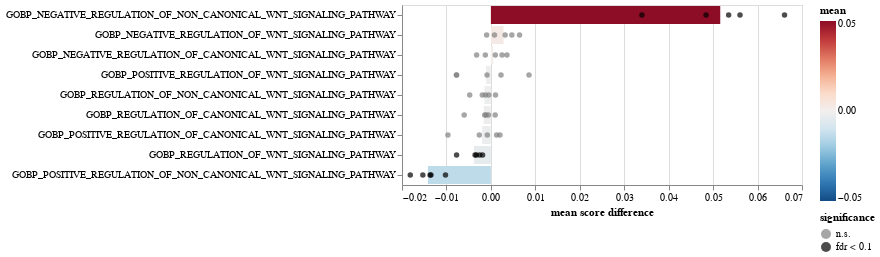

Write notebook code for a chart like this one.
### Code cell
tmp_res = res.loc[lambda x: x["variable"].isin(selected_wnt_pathways)].pipe(
    sh.util.fdr_correction
)
ch = sh.pairwise.plot_paired_fc(
    pb_pw2,
    groupby="cell_type",
    paired_by="patient",
    metric="diff",
    var_names=selected_wnt_pathways,
    de_res_df=tmp_res,
    pvalue_col="fdr",
    var_col="variable",
    swap_axes=True,
)
ch.save(f"{artifact_dir}/gobp_wnt_healthy_vs_malignant_barchart.svg")
ch.display()

### Figure 1 — Vega-Lite specification as saved in the notebook (floating-point values rounded to 4 significant figures)
{"config": {"view": {"continuousWidth": 400, "continuousHeight": 300}}, "layer": [{"data": {"name": "data-77372bf2550b929ea3ced93271cb4aab"}, "mark": "bar", "encoding": {"color": {"field": "mean", "scale": {"domain": [-0.0516, 0.0516], "reverse": true, "scheme": "redblue"}, "type": "quantitative"}, "x": {"field": "mean", "type": "quantitative"}, "y": {"field": "variable", "sort": ["GOBP_NEGATIVE_REGULATION_OF_NON_CANONICAL_WNT_SIGNALING_PATHWAY", "GOBP_NEGATIVE_REGULATION_OF_WNT_SIGNALING_PATHWAY", "GOBP_NEGATIVE_REGULATION_OF_CANONICAL_WNT_SIGNALING_PATHWAY", "GOBP_POSITIVE_REGULATION_OF_WNT_SIGNALING_PATHWAY", "GOBP_REGULATION_OF_NON_CANONICAL_WNT_SIGNALING_PATHWAY", "GOBP_REGULATION_OF_CANONICAL_WNT_SIGNALING_PATHWAY", "GOBP_POSITIVE_REGULATION_OF_CANONICAL_WNT_SIGNALING_PATHWAY", "GOBP_REGULATION_OF_WNT_SIGNALING_PATHWAY", "GOBP_POSITIVE_REGULATION_OF_NON_CANONICAL_WNT_SIGNALING_PATHWAY"], "type": "nominal"}}}, {"data": {"name": "data-09d9bbdddd39d43df2c0f9649fde8b12"}, "mark": "circle", "encoding": {"color": {"field": "significance", "scale": {"domain": ["n.s.", "fdr < 0.1"], "range": ["grey", "black"]}, "type": "nominal"}, "x": {"field": "value", "title": "mean score difference", "type": "quantitative"}, "y": {"axis": {"labelLimit": 500, "title": ""}, "field": "variable", "sort": ["GOBP_NEGATIVE_REGULATION_OF_NON_CANONICAL_WNT_SIGNALING_PATHWAY", "GOBP_NEGATIVE_REGULATION_OF_WNT_SIGNALING_PATHWAY", "GOBP_NEGATIVE_REGULATION_OF_CANONICAL_WNT_SIGNALING_PATHWAY", "GOBP_POSITIVE_REGULATION_OF_WNT_SIGNALING_PATHWAY", "GOBP_REGULATION_OF_NON_CANONICAL_WNT_SIGNALING_PATHWAY", "GOBP_REGULATION_OF_CANONICAL_WNT_SIGNALING_PATHWAY", "GOBP_POSITIVE_REGULATION_OF_CANONICAL_WNT_SIGNALING_PATHWAY", "GOBP_REGULATION_OF_WNT_SIGNALING_PATHWAY", "GOBP_POSITIVE_REGULATION_OF_NON_CANONICAL_WNT_SIGNALING_PATHWAY"], "type": "nominal"}}}], "$schema": "https://vega.github.io/schema/vega-lite/v4.17.0.json", "datasets": {"data-77372bf2550b929ea3ced93271cb4aab": [{"variable": "GOBP_NEGATIVE_REGULATION_OF_CANONICAL_WNT_SIGNALING_PATHWAY", "mean": 0.0005308}, {"variable": "GOBP_NEGATIVE_REGULATION_OF_NON_CANONICAL_WNT_SIGNALING_PATHWAY", "mean": 0.0516}, {"variable": "GOBP_NEGATIVE_REGULATION_OF_WNT_SIGNALING_PATHWAY", "mean": 0.002844}, {"variable": "GOBP_POSITIVE_REGULATION_OF_CANONICAL_WNT_SIGNALING_PATHWAY", "mean": -0.001949}, {"variable": "GOBP_POSITIVE_REGULATION_OF_NON_CANONICAL_WNT_SIGNALING_PATHWAY", "mean": -0.01417}, {"variable": "GOBP_POSITIVE_REGULATION_OF_WNT_SIGNALING_PATHWAY", "mean": -0.001097}, {"variable": "GOBP_REGULATION_OF_CANONICAL_WNT_SIGNALING_PATHWAY", "mean": -0.001619}, {"variable": "GOBP_REGULATION_OF_NON_CANONICAL_WNT_SIGNALING_PATHWAY", "mean": -0.001474}, {"variable": "GOBP_REGULATION_OF_WNT_SIGNALING_PATHWAY", "mean": -0.003781}], "data-09d9bbdddd39d43df2c0f9649fde8b12": [{"patient": "P1", "variable": "GOBP_NEGATIVE_REGULATION_OF_CANONICAL_WNT_SIGNALING_PATHWAY", "value": -0.001251, "mean": 0.0005308, "coef": -0.0005308, "intercept": -0.00978, "pvalue": 0.6907, "group": "HCL", "fdr": 0.742, "significance": "n.s."}, {"patient": "P2", "variable": "GOBP_NEGATIVE_REGULATION_OF_CANONICAL_WNT_SIGNALING_PATHWAY", "value": 0.0009927, "mean": 0.0005308, "coef": -0.0005308, "intercept": -0.00978, "pvalue": 0.6907, "group": "HCL", "fdr": 0.742, "significance": "n.s."}, {"patient": "P4", "variable": "GOBP_NEGATIVE_REGULATION_OF_CANONICAL_WNT_SIGNALING_PATHWAY", "value": 0.002511, "mean": 0.0005308, "coef": -0.0005308, "intercept": -0.00978, "pvalue": 0.6907, "group": "HCL", "fdr": 0.742, "significance": "n.s."}, {"patient": "P5", "variable": "GOBP_NEGATIVE_REGULATION_OF_CANONICAL_WNT_SIGNALING_PATHWAY", "value": 0.003609, "mean": 0.0005308, "coef": -0.0005308, "intercept": -0.00978, "pvalue": 0.6907, "group": "HCL", "fdr": 0.742, "significance": "n.s."}, {"patient": "P6", "variable": "GOBP_NEGATIVE_REGULATION_OF_CANONICAL_WNT_SIGNALING_PATHWAY", "value": -0.003208, "mean": 0.0005308, "coef": -0.0005308, "intercept": -0.00978, "pvalue": 0.6907, "group": "HCL", "fdr": 0.742, "significance": "n.s."}, {"patient": "P1", "variable": "GOBP_NEGATIVE_REGULATION_OF_NON_CANONICAL_WNT_SIGNALING_PATHWAY", "value": 0.06607, "mean": 0.0516, "coef": -0.0516, "intercept": 0.07294, "pvalue": 0.0006044, "group": "HCL", "fdr": 0.00272, "significance": "fdr < 0.1"}, {"patient": "P2", "variable": "GOBP_NEGATIVE_REGULATION_OF_NON_CANONICAL_WNT_SIGNALING_PATHWAY", "value": 0.03399, "mean": 0.0516, "coef": -0.0516, "intercept": 0.07294, "pvalue": 0.0006044, "group": "HCL", "fdr": 0.00272, "significance": "fdr < 0.1"}, {"patient": "P4", "variable": "GOBP_NEGATIVE_REGULATION_OF_NON_CANONICAL_WNT_SIGNALING_PATHWAY", "value": 0.04841, "mean": 0.0516, "coef": -0.0516, "intercept": 0.07294, "pvalue": 0.0006044, "group": "HCL", "fdr": 0.00272, "significance": "fdr < 0.1"}, {"patient": "P5", "variable": "GOBP_NEGATIVE_REGULATION_OF_NON_CANONICAL_WNT_SIGNALING_PATHWAY", "value": 0.0535, "mean": 0.0516, "coef": -0.0516, "intercept": 0.07294, "pvalue": 0.0006044, "group": "HCL", "fdr": 0.00272, "significance": "fdr < 0.1"}, {"patient": "P6", "variable": "GOBP_NEGATIVE_REGULATION_OF_NON_CANONICAL_WNT_SIGNALING_PATHWAY", "value": 0.05605, "mean": 0.0516, "coef": -0.0516, "intercept": 0.07294, "pvalue": 0.0006044, "group": "HCL", "fdr": 0.00272, "significance": "fdr < 0.1"}, {"patient": "P1", "variable": "GOBP_NEGATIVE_REGULATION_OF_WNT_SIGNALING_PATHWAY", "value": -0.0009581, "mean": 0.002844, "coef": -0.002844, "intercept": -0.00997, "pvalue": 0.09876, "group": "HCL", "fdr": 0.2222, "significance": "n.s."}, {"patient": "P2", "variable": "GOBP_NEGATIVE_REGULATION_OF_WNT_SIGNALING_PATHWAY", "value": 0.0008079, "mean": 0.002844, "coef": -0.002844, "intercept": -0.00997, "pvalue": 0.09876, "group": "HCL", "fdr": 0.2222, "significance": "n.s."}, {"patient": "P4", "variable": "GOBP_NEGATIVE_REGULATION_OF_WNT_SIGNALING_PATHWAY", "value": 0.004715, "mean": 0.002844, "coef": -0.002844, "intercept": -0.00997, "pvalue": 0.09876, "group": "HCL", "fdr": 0.2222, "significance": "n.s."}, {"patient": "P5", "variable": "GOBP_NEGATIVE_REGULATION_OF_WNT_SIGNALING_PATHWAY", "value": 0.006448, "mean": 0.002844, "coef": -0.002844, "intercept": -0.00997, "pvalue": 0.09876, "group": "HCL", "fdr": 0.2222, "significance": "n.s."}, {"patient": "P6", "variable": "GOBP_NEGATIVE_REGULATION_OF_WNT_SIGNALING_PATHWAY", "value": 0.003206, "mean": 0.002844, "coef": -0.002844, "intercept": -0.00997, "pvalue": 0.09876, "group": "HCL", "fdr": 0.2222, "significance": "n.s."}, {"patient": "P1", "variable": "GOBP_POSITIVE_REGULATION_OF_CANONICAL_WNT_SIGNALING_PATHWAY", "value": 0.002039, "mean": -0.001949, "coef": 0.001949, "intercept": 0.02708, "pvalue": 0.4047, "group": "HCL", "fdr": 0.5203, "significance": "n.s."}, {"patient": "P2", "variable": "GOBP_POSITIVE_REGULATION_OF_CANONICAL_WNT_SIGNALING_PATHWAY", "value": -0.009665, "mean": -0.001949, "coef": 0.001949, "intercept": 0.02708, "pvalue": 0.4047, "group": "HCL", "fdr": 0.5203, "significance": "n.s."}, {"patient": "P4", "variable": "GOBP_POSITIVE_REGULATION_OF_CANONICAL_WNT_SIGNALING_PATHWAY", "value": 0.001286, "mean": -0.001949, "coef": 0.001949, "intercept": 0.02708, "pvalue": 0.4047, "group": "HCL", "fdr": 0.5203, "significance": "n.s."}, {"patient": "P5", "variable": "GOBP_POSITIVE_REGULATION_OF_CANONICAL_WNT_SIGNALING_PATHWAY", "value": -0.0008014, "mean": -0.001949, "coef": 0.001949, "intercept": 0.02708, "pvalue": 0.4047, "group": "HCL", "fdr": 0.5203, "significance": "n.s."}, {"patient": "P6", "variable": "GOBP_POSITIVE_REGULATION_OF_CANONICAL_WNT_SIGNALING_PATHWAY", "value": -0.002602, "mean": -0.001949, "coef": 0.001949, "intercept": 0.02708, "pvalue": 0.4047, "group": "HCL", "fdr": 0.5203, "significance": "n.s."}, {"patient": "P1", "variable": "GOBP_POSITIVE_REGULATION_OF_NON_CANONICAL_WNT_SIGNALING_PATHWAY", "value": -0.01814, "mean": -0.01417, "coef": 0.01417, "intercept": -0.02162, "pvalue": 0.0003926, "group": "HCL", "fdr": 0.00272, "significance": "fdr < 0.1"}, {"patient": "P2", "variable": "GOBP_POSITIVE_REGULATION_OF_NON_CANONICAL_WNT_SIGNALING_PATHWAY", "value": -0.01022, "mean": -0.01417, "coef": 0.01417, "intercept": -0.02162, "pvalue": 0.0003926, "group": "HCL", "fdr": 0.00272, "significance": "fdr < 0.1"}, {"patient": "P4", "variable": "GOBP_POSITIVE_REGULATION_OF_NON_CANONICAL_WNT_SIGNALING_PATHWAY", "value": -0.01349, "mean": -0.01417, "coef": 0.01417, "intercept": -0.02162, "pvalue": 0.0003926, "group": "HCL", "fdr": 0.00272, "significance": "fdr < 0.1"}, {"patient": "P5", "variable": "GOBP_POSITIVE_REGULATION_OF_NON_CANONICAL_WNT_SIGNALING_PATHWAY", "value": -0.01368, "mean": -0.01417, "coef": 0.01417, "intercept": -0.02162, "pvalue": 0.0003926, "group": "HCL", "fdr": 0.00272, "significance": "fdr < 0.1"}, {"patient": "P6", "variable": "GOBP_POSITIVE_REGULATION_OF_NON_CANONICAL_WNT_SIGNALING_PATHWAY", "value": -0.01531, "mean": -0.01417, "coef": 0.01417, "intercept": -0.02162, "pvalue": 0.0003926, "group": "HCL", "fdr": 0.00272, "significance": "fdr < 0.1"}, {"patient": "P1", "variable": "GOBP_POSITIVE_REGULATION_OF_WNT_SIGNALING_PATHWAY", "value": 0.008574, "mean": -0.001097, "coef": 0.001097, "intercept": 0.01622, "pvalue": 0.742, "group": "HCL", "fdr": 0.742, "significance": "n.s."}, {"patient": "P2", "variable": "GOBP_POSITIVE_REGULATION_OF_WNT_SIGNALING_PATHWAY", "value": -0.007765, "mean": -0.001097, "coef": 0.001097, "intercept": 0.01622, "pvalue": 0.742, "group": "HCL", "fdr": 0.742, "significance": "n.s."}, {"patient": "P4", "variable": "GOBP_POSITIVE_REGULATION_OF_WNT_SIGNALING_PATHWAY", "value": -0.000866, "mean": -0.001097, "coef": 0.001097, "intercept": 0.01622, "pvalue": 0.742, "group": "HCL", "fdr": 0.742, "significance": "n.s."}, {"patient": "P5", "variable": "GOBP_POSITIVE_REGULATION_OF_WNT_SIGNALING_PATHWAY", "value": -0.007705, "mean": -0.001097, "coef": 0.001097, "intercept": 0.01622, "pvalue": 0.742, "group": "HCL", "fdr": 0.742, "significance": "n.s."}, {"patient": "P6", "variable": "GOBP_POSITIVE_REGULATION_OF_WNT_SIGNALING_PATHWAY", "value": 0.002278, "mean": -0.001097, "coef": 0.001097, "intercept": 0.01622, "pvalue": 0.742, "group": "HCL", "fdr": 0.742, "significance": "n.s."}, {"patient": "P1", "variable": "GOBP_REGULATION_OF_CANONICAL_WNT_SIGNALING_PATHWAY", "value": -0.001096, "mean": -0.001619, "coef": 0.001619, "intercept": 0.001789, "pvalue": 0.2383, "group": "HCL", "fdr": 0.3574, "significance": "n.s."}, {"patient": "P2", "variable": "GOBP_REGULATION_OF_CANONICAL_WNT_SIGNALING_PATHWAY", "value": -0.006006, "mean": -0.001619, "coef": 0.001619, "intercept": 0.001789, "pvalue": 0.2383, "group": "HCL", "fdr": 0.3574, "significance": "n.s."}, {"patient": "P4", "variable": "GOBP_REGULATION_OF_CANONICAL_WNT_SIGNALING_PATHWAY", "value": -0.0005617, "mean": -0.001619, "coef": 0.001619, "intercept": 0.001789, "pvalue": 0.2383, "group": "HCL", "fdr": 0.3574, "significance": "n.s."}, {"patient": "P5", "variable": "GOBP_REGULATION_OF_CANONICAL_WNT_SIGNALING_PATHWAY", "value": 0.0009596, "mean": -0.001619, "coef": 0.001619, "intercept": 0.001789, "pvalue": 0.2383, "group": "HCL", "fdr": 0.3574, "significance": "n.s."}, {"patient": "P6", "variable": "GOBP_REGULATION_OF_CANONICAL_WNT_SIGNALING_PATHWAY", "value": -0.001392, "mean": -0.001619, "coef": 0.001619, "intercept": 0.001789, "pvalue": 0.2383, "group": "HCL", "fdr": 0.3574, "significance": "n.s."}, {"patient": "P1", "variable": "GOBP_REGULATION_OF_NON_CANONICAL_WNT_SIGNALING_PATHWAY", "value": -0.004766, "mean": -0.001474, "coef": 0.001474, "intercept": 0.005399, "pvalue": 0.1995, "group": "HCL", "fdr": 0.3574, "significance": "n.s."}, {"patient": "P2", "variable": "GOBP_REGULATION_OF_NON_CANONICAL_WNT_SIGNALING_PATHWAY", "value": -0.0004802, "mean": -0.001474, "coef": 0.001474, "intercept": 0.005399, "pvalue": 0.1995, "group": "HCL", "fdr": 0.3574, "significance": "n.s."}, {"patient": "P4", "variable": "GOBP_REGULATION_OF_NON_CANONICAL_WNT_SIGNALING_PATHWAY", "value": -0.001929, "mean": -0.001474, "coef": 0.001474, "intercept": 0.005399, "pvalue": 0.1995, "group": "HCL", "fdr": 0.3574, "significance": "n.s."}, {"patient": "P5", "variable": "GOBP_REGULATION_OF_NON_CANONICAL_WNT_SIGNALING_PATHWAY", "value": 0.001046, "mean": -0.001474, "coef": 0.001474, "intercept": 0.005399, "pvalue": 0.1995, "group": "HCL", "fdr": 0.3574, "significance": "n.s."}, {"patient": "P6", "variable": "GOBP_REGULATION_OF_NON_CANONICAL_WNT_SIGNALING_PATHWAY", "value": -0.001241, "mean": -0.001474, "coef": 0.001474, "intercept": 0.005399, "pvalue": 0.1995, "group": "HCL", "fdr": 0.3574, "significance": "n.s."}, {"patient": "P1", "variable": "GOBP_REGULATION_OF_WNT_SIGNALING_PATHWAY", "value": -0.002511, "mean": -0.003781, "coef": 0.003781, "intercept": 0.007221, "pvalue": 0.02121, "group": "HCL", "fdr": 0.06362, "significance": "fdr < 0.1"}, {"patient": "P2", "variable": "GOBP_REGULATION_OF_WNT_SIGNALING_PATHWAY", "value": -0.007717, "mean": -0.003781, "coef": 0.003781, "intercept": 0.007221, "pvalue": 0.02121, "group": "HCL", "fdr": 0.06362, "significance": "fdr < 0.1"}, {"patient": "P4", "variable": "GOBP_REGULATION_OF_WNT_SIGNALING_PATHWAY", "value": -0.001862, "mean": -0.003781, "coef": 0.003781, "intercept": 0.007221, "pvalue": 0.02121, "group": "HCL", "fdr": 0.06362, "significance": "fdr < 0.1"}, {"patient": "P5", "variable": "GOBP_REGULATION_OF_WNT_SIGNALING_PATHWAY", "value": -0.003556, "mean": -0.003781, "coef": 0.003781, "intercept": 0.007221, "pvalue": 0.02121, "group": "HCL", "fdr": 0.06362, "significance": "fdr < 0.1"}, {"patient": "P6", "variable": "GOBP_REGULATION_OF_WNT_SIGNALING_PATHWAY", "value": -0.003258, "mean": -0.003781, "coef": 0.003781, "intercept": 0.007221, "pvalue": 0.02121, "group": "HCL", "fdr": 0.06362, "significance": "fdr < 0.1"}]}}
